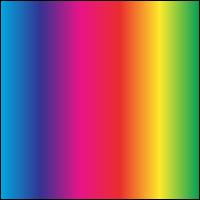
#> input picture test/data/background.png, 200 x 200 px; the run also reads 1 picture not shown here
$ python test.py
#> lines starting #> are read from the running program, lines starting #| are printed output that depends on the picture
### blendmodes/blend.py
"""Provide blending functions and types.

Adapted from https://github.com/addisonElliott/pypdn/blob/master/pypdn/reader.py
and https://gitlab.com/inklabapp/pyora/-/blob/master/pyora/BlendNonSep.py
MIT License Copyright (c) 2020 FredHappyface

Credits to:

MIT License Copyright (c) 2019 Paul Jewell
For implementing blending from the Open Raster Image Spec

MIT License Copyright (c) 2018 Addison Elliott
For implementing blending from Paint.NET

MIT License Copyright (c) 2017 pashango
For implementing a number of blending functions used by other popular image
editors
"""

from __future__ import annotations

import warnings

import numpy as np
from PIL import Image

from blendmodes.blendtype import BlendType

HALF_THRESHOLD = 0.5


def normal(background: np.ndarray, foreground: np.ndarray) -> np.ndarray:
	"""BlendType.NORMAL."""
	del background  # we don't care about this
	return foreground


def multiply(background: np.ndarray, foreground: np.ndarray) -> np.ndarray:
	"""BlendType.MULTIPLY."""
	return np.clip(foreground * background, 0.0, 1.0)


def additive(background: np.ndarray, foreground: np.ndarray) -> np.ndarray:
	"""BlendType.ADDITIVE."""
	return np.minimum(background + foreground, 1.0)


def colourburn(background: np.ndarray, foreground: np.ndarray) -> np.ndarray:
	"""BlendType.COLOURBURN."""
	with np.errstate(divide="ignore"):
		return np.where(
			foreground != 0.0, np.maximum(1.0 - ((1.0 - background) / foreground), 0.0), 0.0
		)


def colourdodge(background: np.ndarray, foreground: np.ndarray) -> np.ndarray:
	"""BlendType.COLOURDODGE."""
	with np.errstate(divide="ignore"):
		return np.where(foreground != 1.0, np.minimum(background / (1.0 - foreground), 1.0), 1.0)


# [23 lines left out: functions reflect, glow, overlay, not called in this run]


def difference(background: np.ndarray, foreground: np.ndarray) -> np.ndarray:
	"""BlendType.DIFFERENCE."""
	return np.abs(background - foreground)


def negation(background: np.ndarray, foreground: np.ndarray) -> np.ndarray:
	"""BlendType.NEGATION."""
	return np.maximum(background - foreground, 0.0)


def lighten(background: np.ndarray, foreground: np.ndarray) -> np.ndarray:
	"""BlendType.LIGHTEN."""
	return np.maximum(background, foreground)


def darken(background: np.ndarray, foreground: np.ndarray) -> np.ndarray:
	"""BlendType.DARKEN."""
	return np.minimum(background, foreground)


def screen(background: np.ndarray, foreground: np.ndarray) -> np.ndarray:
	"""BlendType.SCREEN."""
	return background + foreground - background * foreground


# [22 lines left out: functions xor, softlight, hardlight, not called in this run]


def grainextract(background: np.ndarray, foreground: np.ndarray) -> np.ndarray:
	"""BlendType.GRAINEXTRACT."""
	return np.clip(background - foreground + 0.5, 0.0, 1.0)


def grainmerge(background: np.ndarray, foreground: np.ndarray) -> np.ndarray:
	"""BlendType.GRAINMERGE."""
	return np.clip(background + foreground - 0.5, 0.0, 1.0)


def divide(background: np.ndarray, foreground: np.ndarray) -> np.ndarray:
	"""BlendType.DIVIDE."""
	return np.minimum((256.0 / 255.0 * background) / (1.0 / 255.0 + foreground), 1.0)


# [12 lines left out: functions pinlight, vividlight, not called in this run]


def exclusion(background: np.ndarray, foreground: np.ndarray) -> np.ndarray:
	"""BlendType.EXCLUSION."""
	return background + foreground - (2.0 * background * foreground)


# [87 lines left out: functions _lum, _setLum, _sat, _setSat, not called in this run]


def hue(background: np.ndarray, foreground: np.ndarray) -> np.ndarray:
	"""BlendType.HUE."""
	return _setLum(_setSat(foreground, _sat(background)), _lum(background))


def saturation(background: np.ndarray, foreground: np.ndarray) -> np.ndarray:
	"""BlendType.SATURATION."""
	return _setLum(_setSat(background, _sat(foreground)), _lum(background))


def colour(background: np.ndarray, foreground: np.ndarray) -> np.ndarray:
	"""BlendType.COLOUR."""
	return _setLum(foreground, _lum(background))


def luminosity(background: np.ndarray, foreground: np.ndarray) -> np.ndarray:
	"""BlendType.LUMINOSITY."""
	return _setLum(background, _lum(foreground))


# [121 lines left out: functions destin, destout, destatop, srcatop, imageIntToFloat, imageFloatToInt, not called in this run]


def blend(background: np.ndarray, foreground: np.ndarray, blendType: BlendType) -> np.ndarray:
	"""Blend pixels.

	Args:
	----
		background (np.ndarray): background
		foreground (np.ndarray): foreground
		blendType (BlendType): the blend type

	Returns:
	-------
		np.ndarray: new array representing the image

	background: np.ndarray,
	foreground: np.ndarray and the return are in the form

		[[[0. 0. 0.]
		[0. 0. 0.]
		[0. 0. 0.]
		...
		[0. 0. 0.]
		[0. 0. 0.]
		[0. 0. 0.]]

		...

		[[0. 0. 0.]
		[0. 0. 0.]
		[0. 0. 0.]
		...
		[0. 0. 0.]
		[0. 0. 0.]
		[0. 0. 0.]]]

	"""
	blendLookup = {
		BlendType.NORMAL: normal,
		BlendType.MULTIPLY: multiply,
		BlendType.COLOURBURN: colourburn,
		BlendType.COLOURDODGE: colourdodge,
		BlendType.REFLECT: reflect,
		BlendType.OVERLAY: overlay,
		BlendType.DIFFERENCE: difference,
		BlendType.LIGHTEN: lighten,
		BlendType.DARKEN: darken,
		BlendType.SCREEN: screen,
		BlendType.SOFTLIGHT: softlight,
		BlendType.HARDLIGHT: hardlight,
		BlendType.GRAINEXTRACT: grainextract,
		BlendType.GRAINMERGE: grainmerge,
		BlendType.DIVIDE: divide,
		BlendType.HUE: hue,
		BlendType.SATURATION: saturation,
		BlendType.COLOUR: colour,
		BlendType.LUMINOSITY: luminosity,
		BlendType.XOR: xor,
		BlendType.NEGATION: negation,
		BlendType.PINLIGHT: pinlight,
		BlendType.VIVIDLIGHT: vividlight,
		BlendType.EXCLUSION: exclusion,
	}

	if blendType not in blendLookup:
		return normal(background, foreground)
	return blendLookup[blendType](background, foreground)


def blendLayers(
	background: Image.Image,
	foreground: Image.Image,
	blendType: BlendType,
	opacity: float = 1.0,
	offsets: tuple[int, int] = (0, 0),
) -> Image.Image:
	"""Blend two layers (background and foreground), where the background may
	be cropped if smaller than the foreground.

	:param Image.Image background: The background layer.
	:param Image.Image foreground: The foreground layer (must be the
	same size as the background).
	:param BlendType blendType: The blend type to be applied.
	:param float opacity: The opacity of the foreground image. Defaults to 1.0. (optional)
	:param tuple[int, int] offsets: Offsets for the foreground layer. Defaults to (0, 0). (optional)
	:return Image.Image: The combined image.

	Examples
	--------
	Blend two layers with default parameters
	>>> combined_image = blendLayers(background_image, foreground_image, BlendType.NORMAL)

	Blend two layers with custom opacity and offsets
	>>> combined_image = blendLayers(
	...	background_image,
	...	foreground_image,
	...	BlendType.MULTIPLY,
	...	opacity=0.7,
	...	offsets=(100, 50)
	...)

	"""
	arr = blendLayersArray(
		background=background,
		foreground=foreground,
		blendType=blendType,
		opacity=opacity,
		offsets=offsets,
	)

	return Image.fromarray(np.uint8(np.around(arr, 0)))


def blendLayersArray(
	background: np.ndarray | Image.Image,
	foreground: np.ndarray | Image.Image,
	blendType: BlendType,
	opacity: float = 1.0,
	offsets: tuple[int, int] = (0, 0),
) -> np.ndarray:
	"""Blend two layers (background and foreground), where the background may
	be cropped if smaller than the foreground.

	:param np.ndarray | Image.Image background: The background layer.
	:param np.ndarray | Image.Image foreground: The foreground layer (must be the
	same size as the background).
	:param BlendType blendType: The blend type to be applied.
	:param float opacity: The opacity of the foreground image. Defaults to 1.0. (optional)
	:param tuple[int, int] offsets: Offsets for the foreground layer. Defaults to (0, 0). (optional)
	:return np.ndarray: The combined image.

	Examples
	--------
	Blend two layers with default parameters
	>>> combined_image = blendLayers(background_image, foreground_image, BlendType.NORMAL)

	Blend two layers with custom opacity and offsets
	>>> combined_image = blendLayers(
	...	background_image,
	...	foreground_image,
	...	BlendType.MULTIPLY,
	...	opacity=0.7,
	...	offsets=(100, 50)
	...)

	"""

	# Convert the Image.Image to a numpy array if required
	bg = np.array(background.convert("RGBA")) if isinstance(background, Image.Image) else background
	fg = np.array(foreground.convert("RGBA")) if isinstance(foreground, Image.Image) else foreground

	# do any offset shifting first
	if offsets[0] > 0:
		fg = np.hstack((np.zeros((bg.shape[0], offsets[0], 4), dtype=np.float64), fg))
	elif offsets[0] < 0:
		if offsets[0] > -1 * fg.shape[1]:
			fg = fg[:, -1 * offsets[0] :, :]
		else:
			# offset offscreen completely, there is nothing left
			return np.zeros(bg.shape, dtype=np.float64)
	if offsets[1] > 0:
		fg = np.vstack((np.zeros((offsets[1], fg.shape[1], 4), dtype=np.float64), fg))
	elif offsets[1] < 0:
		if offsets[1] > -1 * fg.shape[0]:
			fg = fg[-1 * offsets[1] :, :, :]
		else:
			# offset offscreen completely, there is nothing left
			return np.zeros(bg.shape, dtype=np.float64)

	# resize array to fill small images with zeros
	if fg.shape[0] < bg.shape[0]:
		fg = np.vstack(
			(
				fg,
				np.zeros(
					(bg.shape[0] - fg.shape[0], fg.shape[1], 4),
					dtype=np.float64,
				),
			)
		)
	if fg.shape[1] < bg.shape[1]:
		fg = np.hstack(
			(
				fg,
				np.zeros(
					(fg.shape[0], bg.shape[1] - fg.shape[1], 4),
					dtype=np.float64,
				),
			)
		)

	# crop the source if the backdrop is smaller
	fg = fg[: bg.shape[0], : bg.shape[1], :]

	lower_norm = bg / 255.0
	upper_norm = fg / 255.0

	upper_alpha = upper_norm[:, :, 3] * opacity
	lower_alpha = lower_norm[:, :, 3]

	upper_rgb = upper_norm[:, :, :3]
	lower_rgb = lower_norm[:, :, :3]

	alphaFunc = {
		BlendType.DESTIN: destin,
		BlendType.DESTOUT: destout,
		BlendType.SRCATOP: srcatop,
		BlendType.DESTATOP: destatop,
	}

	with np.errstate(invalid="ignore", divide="ignore"):
		if blendType in alphaFunc:
			out_rgb, out_alpha = alphaFunc[blendType](
				lower_alpha, upper_alpha, lower_rgb, upper_rgb
			)
		else:
			out_rgb, out_alpha = alpha_comp_shell(
				lower_alpha, upper_alpha, lower_rgb, upper_rgb, blendType
			)

		return np.nan_to_num(np.dstack((out_rgb, out_alpha)), copy=False) * 255.0


def alpha_comp_shell(
	lower_alpha: np.ndarray,
	upper_alpha: np.ndarray,
	lower_rgb: np.ndarray,
	upper_rgb: np.ndarray,
	blendType: BlendType,
) -> tuple[np.ndarray, np.ndarray]:
	"""
	Implement common transformations occurring in any blend or composite mode.
	"""

	out_alpha = upper_alpha + lower_alpha - (upper_alpha * lower_alpha)

	blend_rgb = blend(lower_rgb, upper_rgb, blendType)

	lower_rgb_factor = (1.0 - upper_alpha) * lower_alpha
	upper_rgb_factor = (1.0 - lower_alpha) * upper_alpha
	blended_rgb_factor = lower_alpha * upper_alpha

	out_rgb = (
		lower_rgb_factor[:, :, None] * lower_rgb
		+ upper_rgb_factor[:, :, None] * upper_rgb
		+ blended_rgb_factor[:, :, None] * blend_rgb
	) / out_alpha[:, :, None]

	return out_rgb, out_alpha

### test/test.py
"""Test blendmodes."""

from __future__ import annotations

import sys
from pathlib import Path

from imgcompare import imgcompare
from PIL import Image

THISDIR = str(Path(__file__).resolve().parent)
sys.path.insert(0, str(Path(THISDIR).parent))

from blendmodes.blend import BlendType, blendLayers

# pylint:disable=invalid-name


def test_normal():
	"""Test normal."""
	background = Image.open(f"{THISDIR}/data/background.png")
#> background is the input picture: PIL image 200x200 P; mean R, G, B 152.3, 100.1, 102.5
	foreground = Image.open(f"{THISDIR}/data/foreground.png")
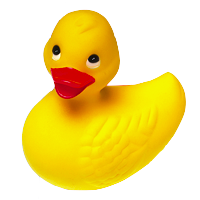
#> input picture test/data/foreground.png, 200 x 200 px
#> foreground is the input picture: PIL image 200x200 RGBA; mean R, G, B, A 110.8, 88.5, 1.8, 118.2
	assert imgcompare.is_equal(
		blendLayers(background, foreground, BlendType.NORMAL),
		Image.open(f"{THISDIR}/data/normal_expected.png").convert("RGBA"),
		tolerance=1,
	)
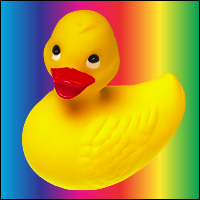
#> input picture test/data/normal_expected.png, 200 x 200 px
#> (the call stopped at in test_normal, `assert imgcompare.is_equal( blendLayers(background, foreground, BlendT..`: imgcompare is not available in this run)


def test_multiply():
	"""Test multiply."""
	background = Image.open(f"{THISDIR}/data/background.png")
	foreground = Image.open(f"{THISDIR}/data/foreground.png")
	assert imgcompare.is_equal(
		blendLayers(background, foreground, BlendType.MULTIPLY),
		Image.open(f"{THISDIR}/data/multiply_expected.png").convert("RGBA"),
		tolerance=1,
	)
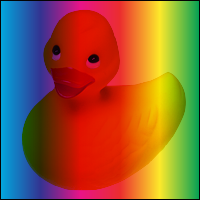
#> input picture test/data/multiply_expected.png, 200 x 200 px
#> (the call stopped at in test_multiply, `assert imgcompare.is_equal( blendLayers(background, foreground, BlendT..`: imgcompare is not available in this run)


def test_additive():
	"""Test additive."""
	background = Image.open(f"{THISDIR}/data/background.png")
	foreground = Image.open(f"{THISDIR}/data/foreground.png")
	assert imgcompare.is_equal(
		blendLayers(background, foreground, BlendType.ADDITIVE),
		Image.open(f"{THISDIR}/data/additive_expected.png").convert("RGBA"),
		tolerance=1,
	)
#> (the call stopped at in test_additive, `assert imgcompare.is_equal( blendLayers(background, foreground, BlendT..`: imgcompare is not available in this run)


def test_colourburn():
	"""Test colourburn."""
	background = Image.open(f"{THISDIR}/data/background.png")
	foreground = Image.open(f"{THISDIR}/data/foreground.png")
	assert imgcompare.is_equal(
		blendLayers(background, foreground, BlendType.COLOURBURN),
		Image.open(f"{THISDIR}/data/colourburn_expected.png").convert("RGBA"),
		tolerance=1,
	)
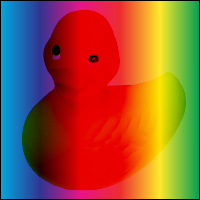
#> input picture test/data/colourburn_expected.png, 200 x 200 px


def test_colourdodge():
	"""Test colourdodge."""
	background = Image.open(f"{THISDIR}/data/background.png")
	foreground = Image.open(f"{THISDIR}/data/foreground.png")
	assert imgcompare.is_equal(
		blendLayers(background, foreground, BlendType.COLOURDODGE),
		Image.open(f"{THISDIR}/data/colourdodge_expected.png").convert("RGBA"),
		tolerance=1,
	)


# [279 lines left out: functions test_reflect, test_glow, test_overlay, test_difference, test_negation, test_lighten and 20 more, not called in this run]


test_normal()
test_multiply()
test_additive()
test_colourburn()
#> (the call stopped at in test_colourburn, `assert imgcompare.is_equal( blendLayers(background, foreground, BlendT..`: imgcompare is not available in this run)
#> (the run stopped early here; a loop or call above may not have finished)
